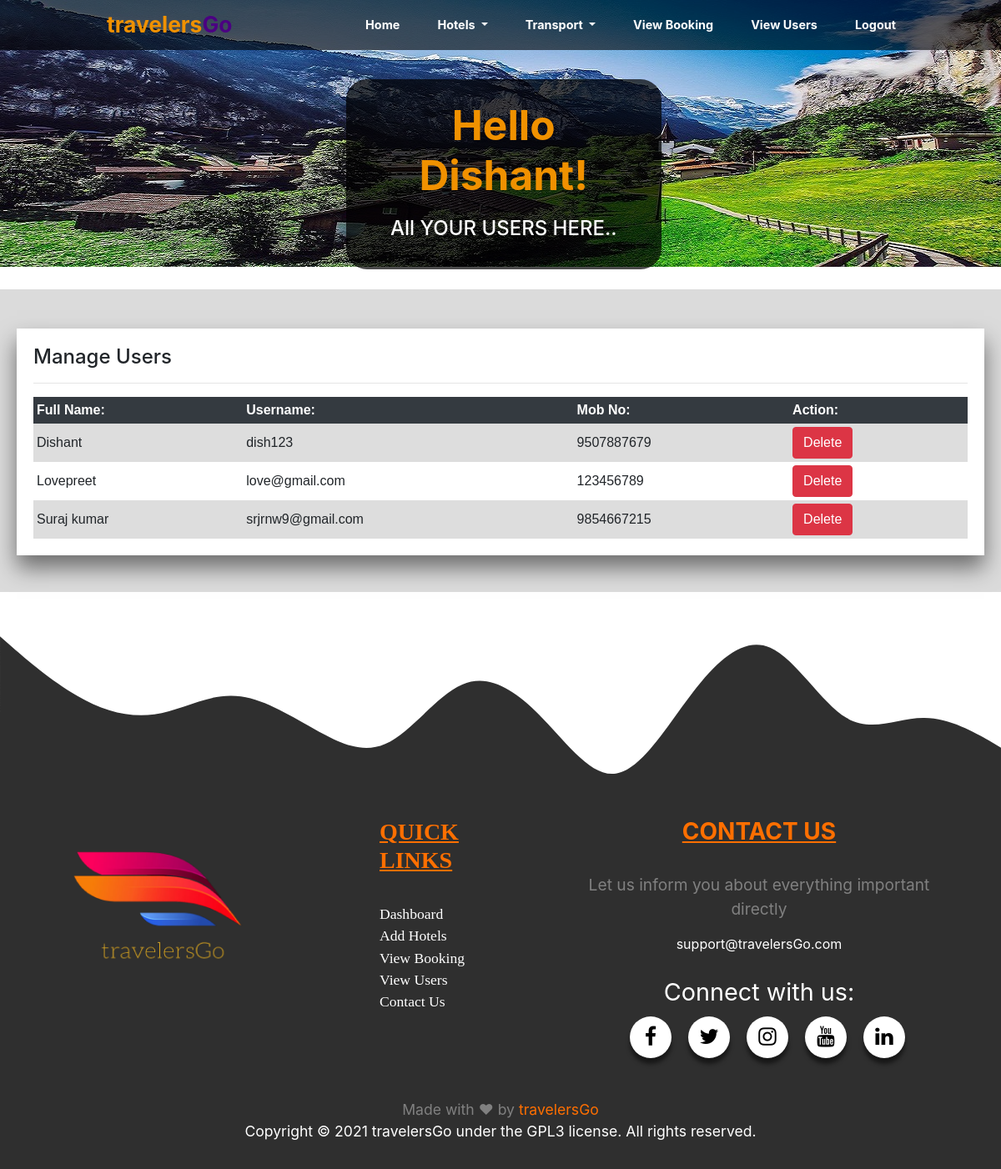
Page /Travel/admin/view_user.php (signed in) on the committed database.
### tables this page shows
CREATE TABLE `users` (
  `id` int(11) NOT NULL,
  `user_name` varchar(255) NOT NULL,
  `password` varchar(255) NOT NULL,
  `name` varchar(255) NOT NULL,
  `mobile` varchar(255) NOT NULL
);

### Travel/admin/view_user.php (the view, shortened to what this page needs)
<?php
if (isset($_SESSION['id']) && isset($_SESSION['user_name'])) {
?>
<!DOCTYPE html>
<html>
<head>
  <link rel="stylesheet" type="text/css" href="style.css">
  <link rel="stylesheet" href="https://maxcdn.bootstrapcdn.com/bootstrap/4.4.1/css/bootstrap.min.css">
  <link rel="stylesheet" href="https://cdnjs.cloudflare.com/ajax/libs/font-awesome/4.7.0/css/font-awesome.min.css">
</head>
<body>
  <nav class="navbar navbar-expand-lg navbar-light fixed-top" id="navhead">
    <p style="color:rgb(240, 145, 0);font-size: 1.65em;font-weight: bolder;padding-left: 110px;margin: 2px;">travelers<span style="color:indigo;">Go</span> </p>
    <div class="collapse navbar-collapse justify-content-end" id="navbarSupportedContent">
      <ul id="navbar" class="navbar-nav ">
        <li>
          <a  id="nav"  href="../home.php">Home<span class="sr-only">(current)</span></a>
        </li>
          <li class="dropdown">
                <a id="nav" href="#" class="dropdown-toggle" data-toggle="dropdown" >Hotels<span class="caret"></span> </a>
          </li>
        <li class="dropdown">
                <a id="nav" href="#" class="dropdown-toggle" data-toggle="dropdown" >Transport<span class="caret"></span> </a>
          </li>
        <li id="list">
          <a   id="nav"   href="view_booking.php">View Booking</a>
        </li>
        <li id="list">
          <a   id="nav"   href="view_user.php">View Users</a>
        </li>
        <li id="lists">
          <a   id="nav"   href="logout.php">Logout</a>
        </li
      </ul>
    </div>
  </nav>
  <div class="container" id="mains">
   <div class="row" style="padding-top: 95px;">
     <div class="col-md-6" style="padding: 26px;background-color: rgba(0, 0, 0, 0.7);border-radius: 25px;" >
       <h1 style="font-size: 3.1em;font-weight: bolder;color: rgb(240, 145, 0);">Hello <?php echo $_SESSION['name'];?>! </h1>
       <h3 style="margin-top:20px;color: white;font-size: 1.5em;">All YOUR USERS HERE..</h3>
</div>
</div>
</div>
<br>
<div style="background:rgba(215,215,215,0.9);">
<br>
  <br>
    <div style="background: white;margin: 20px;padding: 20px;margin-top: -1px;box-shadow: 0 15px 25px rgba(0,0,0,0.5);">
    <h4>Manage Users</h4><hr>
<table>
  <tr class="bg-dark text-white">
    <th>Full Name:</th>
    <th>Username:</th>
    <th>Mob No:</th>
    <th>Action:</th>
  </tr>
<?php
include 'db_conn.php';
  $q="select * from users";
  $query=mysqli_query($conn,$q);
  while ($res=mysqli_fetch_array($query)) {
?>
  <tr>
    <td><?php echo $res['name']; ?></td>
    <td><?php echo $res['user_name']; ?></td>
    <td><?php echo $res['mobile']; ?></td>
    <td>
          <button type="submit" class="btn btn-danger"><a href="delete_user.php?id=<?php echo $res['id']; ?>"class="text-white"> Delete</a></button></td>
  </tr>
<?php
  }
?>
</table>
  </div>
<br>
</div>
<div style="margin-bottom: -5px;">
</div>
<footer class="page-footer font-small indigo" id="contact">
  <div class="container-fluid" style="background:rgb(47,47,47); padding-bottom: 40px;">
    <div class="row">
      <div class="col-md-4" style="margin: 15px;text-transform: uppercase;font-family:Candara;font-size: 0.8em;color: white;">
         <img style="margin-left: 35px;"  width="67%" height="89%" src="logo.png">
      </div>
      <div id="quick_link" class="col-md-2" style="margin: 10px;font-family:Candara;font-size: 1.1em;color: white;">
        <h3 style="color:#ff6f00;font-weight: bolder;text-decoration: underline;">QUICK LINKS</h3>
        <br>
        <a class="link_hover" style="color: white;text-decoration: none;" href="#about">Dashboard</a><br>
        <a class="link_hover" style="color: white;text-decoration: none;" href="#">Add Hotels</a><br>
        <a class="link_hover" style="color: white;text-decoration: none;" href="#">View Booking</a><br>
        <a class="link_hover" style="color: white;text-decoration: none;" href="#">View Users</a><br>
        <a class="link_hover" style="color: white;text-decoration: none;" href="#contact">Contact Us</a>
      </div>
      <div class="col-md-5 socialmail" style="margin: 10px;text-align: center;">
        <h3 style="color: #ff6f00;font-weight: bolder;text-decoration: underline;text-align: center;">CONTACT US</h3><br>
        <p style="color: grey;font-size: 1.2em;">Let us inform you about everything important directly</p>
        <a  id="mail" href=mailto:support@srjrnw9@gmail.com">support@travelersGo.com</a>
        <br>
        <br>
        <div class="social-menu">
  <p style="font-size: 1.8em;color: white;text-align: center;">Connect with us:</p><br>
  <ul>
    <li><a href=#" target="_blank"><i class="fa fa-facebook"></i></a></li>
    <li><a href="#" target="_blank"><i class="fa fa-twitter"></i></a></li>
    <li><a href="#" target="_blank"><i class="fa fa-instagram"></i></a></li>
    <li><a href="#" target="_blank"><i class="fa fa-youtube"></i></a></li>
    <li><a href="#" target="_blank"><i class="fa fa-linkedin"></i></a></li>
  </ul>
</div>
     </div>
    </div>
  </div>
  <div class="footer-copyright text-center py-3" style="background-color:rgb(47,47,47);color: grey;font-size: 1.1em;line-height: 1.5em;" >Made with  &#10084;  by  <a style="color: #ff6f00" href="https://scriptindia.org/">travelersGo</a> <br>
    <p style="color: white;"> Copyright © 2021 travelersGo under the GPL3 license. All rights reserved.</p>
  </div>
</footer>
</body>
</html>
<?php
}else{
    header("Location:../index.php");
    exit();
}
 ?>

### Travel/admin/style.css (style rules this page uses)
.social-menu ul { position: absolute; top: 97%; left: 52%; transform: translate(-50%, -50%); padding: 0; margin: 0; display: flex; }
.social-menu ul li { list-style: none; margin: 0px; }
.social-menu ul li .fa { color: #000000; font-size: 25px; line-height: 50px; transition: .5s; }
.social-menu ul li a { position: relative; display: block; width: 50px; height: 50px; border-radius: 50%; background-color: white; text-align: center; transition: 0.5s; transform: translate(0,0px); box-shadow: 0px 7px 5px rgba(0, 0, 0, 0.5); }
#mail { color:white; }

### Travel/admin/view_user.php (style rules this page uses)
body { background-image: url(4.jpg); background-repeat: no-repeat; margin: 0; padding: 0; height: 100vh; }
#mains { padding-left: 400px; text-align: center; }
li { color: white; padding: 10px; margin-right: 25px; }
a { color:black; }
#nav { color: white; }
#navhead { background:rgba(0, 0, 0, 0.6); }
#navbarSupportedContent>ul { font-size: 0.9em; font-weight: bolder; }
#lists { margin-right: 100px; }
table { font-family: arial, sans-serif; border-collapse: collapse; width: 100%; }
td, th { text-align: left; padding: 4px; }
tr:nth-child(even) { background-color: #dddddd; }

### rows in the picture
users: name "Dishant", user_name "dish123", mobile "9507887679"
users: name "Lovepreet", user_name "love@gmail.com", mobile "123456789"
users: name "Suraj kumar", user_name "srjrnw9@gmail.com", mobile "9854667215"

### other values in the picture
$_SESSION['name'] "Dishant"
